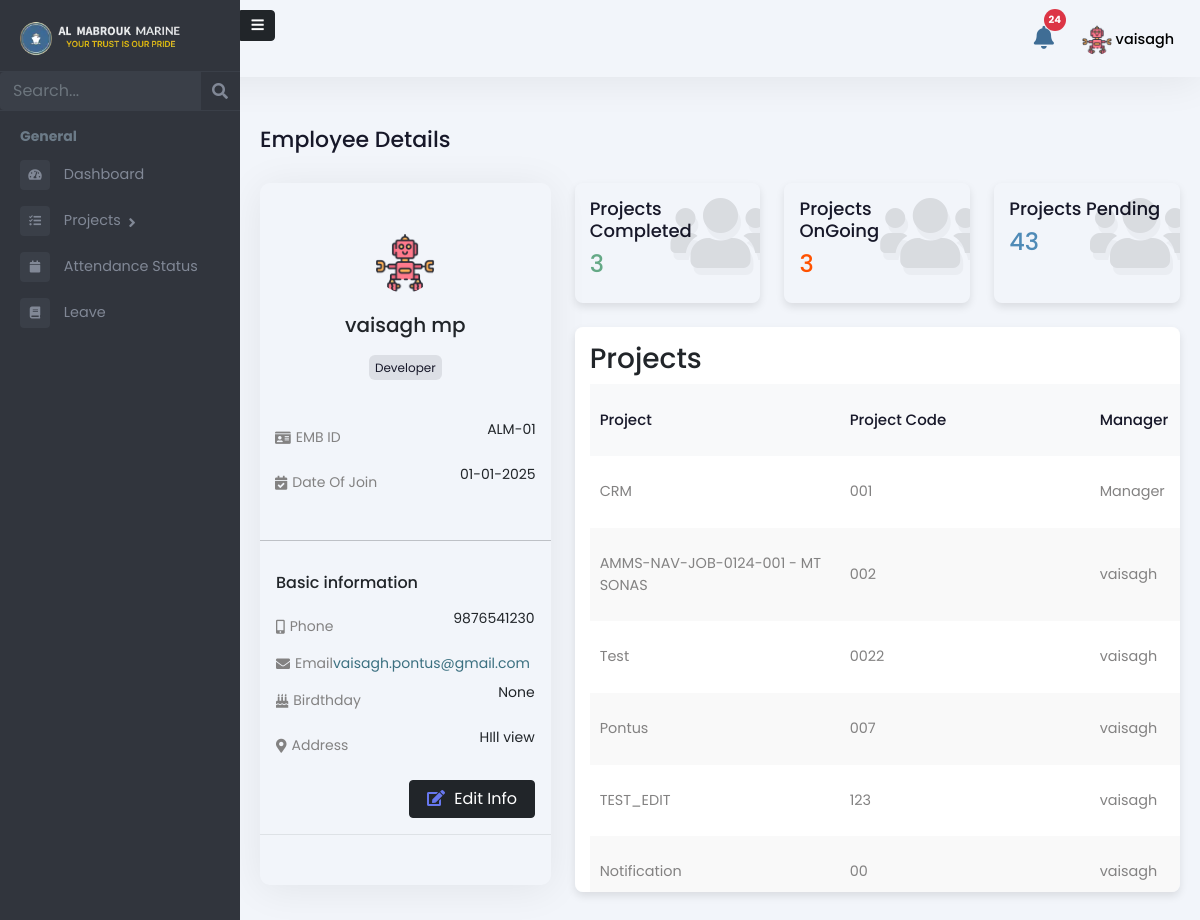
/administration/profile/ (signed in), run on the app's committed database.
### Admin/models.py (models this page shows, shortened)
class Employee(models.Model):
    user = models.OneToOneField(User, on_delete=models.CASCADE, related_name='employee_profile')
    is_employee = models.BooleanField(default=False)
    is_manager = models.BooleanField(default=False)
    is_administration = models.BooleanField(default=False)
    is_hr = models.BooleanField(default=False)
    rank = models.CharField(max_length=255, blank=True, null=True)
    salary = models.DecimalField(max_digits=10, decimal_places=2, blank=True, null=True)
    work_days = models.DecimalField(max_digits=10, decimal_places=2, default=0, blank=True)
    holidays = models.IntegerField(null=True, blank=True)
    overseas_days = models.IntegerField(default=0)
    date_of_birth = models.DateField(null=True, blank=True)
    phone_number = models.CharField(max_length=15, blank=True, null=True)
    date_of_join = models.DateField(null=True, blank=True)
    address = models.TextField(blank=True, null=True)
    profile_picture = models.ImageField(upload_to="profile_pictures/", null=True, blank=True)

class Project(models.Model):
    STATUS_CHOICES = [
        ('PENDING', 'Pending'),
        ('ASSIGN', 'Assign'),
        ('ONGOING', 'Ongoing'),
        ('HOLD', 'Hold'),
        ('CANCELLED', 'Cancelled'),
        ('COMPLETED', 'Completed'),
    ]
    CATEGORY_CHOICES = [
        ('OVERSEAS', 'Overseas'),
        ('ANCHORAGE', 'Anchorage'),
        ('HOLIDAY_WORKING', 'Holiday Working'),
        ('AT_BERTH', 'At Berth'),
    ]
    PRIORITY_CHOICES = [
        ('HIGH', 'High'),
        ('MEDIUM', 'Medium'),
        ('LOW', 'Low'),
    ]
    name = models.CharField(max_length=255)
    code = models.CharField(max_length=100, unique=True, blank=True, null=True)
    client_name = models.CharField(max_length=255, default="", blank=True)
    vessel_name = models.CharField(max_length=255, default="", blank=True)
    purchase_and_expenses = models.DecimalField(
        max_digits=12, decimal_places=2, default=0.00)
    invoice_amount = models.DecimalField(
        max_digits=12, decimal_places=2, default=0.00)
    currency_code = models.CharField(max_length=10, default="AED")
    status = models.CharField(
        max_length=100, choices=STATUS_CHOICES, default='PENDING')
    category = models.CharField(
        max_length=50, choices=CATEGORY_CHOICES, default='AT_BERTH')
    priority = models.CharField(max_length=10, choices=PRIORITY_CHOICES, default='MEDIUM')
    job_description = models.TextField(blank=True, null=True)
    manager = models.ForeignKey(
        'Employee', on_delete=models.SET_NULL, null=True, blank=True, related_name='managed_projects',
        limit_choices_to={'is_manager': True}
    )
    created_at = models.DateTimeField(auto_now_add=True)
    deadline_date = models.DateField(null=True, blank=True)
    attachment = models.FileField(upload_to='project_attachments/', blank=True, null=True)
    job_card = models.FileField(upload_to='job_cards/', blank=True, null=True)

### administration/views.py (the view)
# urls.py: path('profile/', admstrn_profile, name='admstrn_profile_view'),
@login_required
def admstrn_profile(request):
    employee = get_object_or_404(Employee, user=request.user)
    teams = employee.teams_assigned.all()
    team_member_statuses = TeamMemberStatus.objects.filter(employee=employee)
    all_projects = Project.objects.all()
    total_projects =  Project.objects.count()
    completed_projects = Project.objects.filter(status='COMPLETED').count()
    ongoing_projects = Project.objects.filter(status='ONGOING').count()
    total_pending_projects =  Project.objects.exclude(status='COMPLETED').count()
    current_year = date.today().year
    current_month = date.today().month
    total_days_in_month = monthrange(current_year, current_month)[1]
    approved_attendance_records = Attendance.objects.filter(
        employee=employee,
        status='APPROVED',
        login_time__year=current_year,
        login_time__month=current_month
    ).count()
    attendance_percentage = (approved_attendance_records / total_days_in_month) * 100 if total_days_in_month else 0
    context = {
        'role': 'Administration',
        'employee': employee,
        'teams': teams,
        'all_projects': all_projects,
        'attendance_percentage': round(attendance_percentage, 1),
        'total_projects': total_projects,
        'ongoing_projects': ongoing_projects,
        'completed_projects': completed_projects,
        'pending_projects': total_pending_projects,
    }
    return render(request, 'administration/profile.html', context)

### templates/administration/profile.html (shortened to what this page needs)
{% extends 'administration/administrationbase.html' %}{% load custom_filters %} {% load static %} {% block content %}
<div class="emply-profile-wraper">
  <div class="pg-title">
    <h1>Employee Details</h1>
  </div>
  <div class="row">
    <div class="col-lg-4">
      <div class="emp-info-wrapper">
        <div class="emp-info-hdr">
          <div class="emp-prfl-img">
            {% if employee.profile_picture %}
            <img src="{{ employee.profile_picture.url }}" alt="Employee Profile Pic">
            {% else %}
            <img src="{% static 'assets/images/user-pro.webp' %}" alt="Default Profile Pic">
            {% endif %}
          </div>
          <h5>{{ employee.user.first_name }} {{ employee.user.last_name }}</h5>
          <span>{{ employee.rank }}</span>
        </div>
        <div class="emp-details">
          <div class="d-flex align-items-center justify-content-between mb-2">
            <span class="d-inline-flex align-items-center">
              <i class="fas fa-id-card"></i>
              EMB ID
            </span>
            <p class="text-dark">ALM-0{{ employee.pk }}</p>
          </div>
          <div class="d-flex align-items-center justify-content-between mb-2">
            <span class="d-inline-flex align-items-center">
              <i class="fas fa-calendar-check"></i>
              Date Of Join
            </span>
            <p class="text-dark">
              {{ employee.date_of_join|date:"d-m-Y" }}
            </p>
          </div>
        </div>
        <hr />
        <div class="p-3 emp-basic-info border-bottom">
          <div class="d-flex align-items-center justify-content-between mb-2">
            <h6>Basic information</h6>
          </div>
          <div class="d-flex align-items-center justify-content-between mb-2">
            <span class="d-inline-flex align-items-center">
              <i class="fas fa-mobile-alt"></i>
              Phone
            </span>
            <p class="text-dark">{{ employee.phone_number }}</p>
          </div>
          <div class="d-flex align-items-center justify-content-between mb-2">
            <span class="d-inline-flex align-items-center">
              <i class="fas fa-envelope"></i>
              Email
            </span>
            <a href="maito:{{ employee.user.email }}" style="
                color: #3b7080 !important;
                font-size: 14px;
                text-decoration: none;
              " class="text-info d-inline-flex align-items-center">{{ employee.user.email }}</a>
          </div>
          <div class="d-flex align-items-center justify-content-between mb-2">
            <span class="d-inline-flex align-items-center">
              <i class="fas fa-birthday-cake"></i>
              Birdthday
            </span>
            <p class="text-dark text-end">{{ employee.date_of_birth }}</p>
          </div>
          <div class="d-flex align-items-center justify-content-between">
            <span class="d-inline-flex align-items-center">
              <i class="fas fa-map-marker-alt"></i>
              Address
            </span>
            <p class="text-dark text-end">
              {{ employee.address }}
            </p>
          </div>
          <div class="row gx-2 mt-3">
            <div class="col-6"></div>
            <div class="col-6">
              <div>
                <a href="{% url 'admstrn_update_profile' %}" class="btn btn-dark w-100"><i class="fas fa-edit"></i> Edit
                  Info</a>
              </div>
            </div>
          </div>
        </div>
      </div>
    </div>
    <div class="col-lg-8">
      <div class="emp-status-col">
        <div class="row mb-4">
          <div class="col-lg-4 col-md-4">
            <div class="status-wdgt">
              <h5>Projects Completed</h5>
              <h6 style="color: #65a986">{{ completed_projects }}</h6>
              <div class="wdgt-bg-icons"><i class="fas fa-users"></i></div>
            </div>
          </div>
          <div class="col-lg-4 col-md-4">
            <div class="status-wdgt">
              <h5>Projects OnGoing</h5>
              <h6 style="color: #ff5200">{{ ongoing_projects }}</h6>
              <div class="wdgt-bg-icons"><i class="fas fa-users"></i></div>
            </div>
          </div>
          <div class="col-lg-4 col-md-4">
            <div class="status-wdgt">
              <h5>Projects Pending</h5>
              <h6 style="color: #4f8bb7">{{ pending_projects }}</h6>
              <div class="wdgt-bg-icons"><i class="fas fa-users"></i></div>
            </div>
          </div>
        </div>
        <div class="widget-box table-wdgt mangr-prof-pro-tbl">
          <h3>Projects</h3>
          <table id="employee-prjct-table" class="employee-prjct-table">
            <thead>
              <tr>
                <th>Project</th>
                <th>Project Code</th>
                <th>Manager</th>
              </tr>
            </thead>
            <tbody>
              {% for project in all_projects %}
              <tr>
                <td><a href="#">{{ project.name }}</a></td>
                <td>{{ project.code }}</td>
                <td>{{ project.manager.user.username }}</td>
              </tr>
              {% endfor %}
            </tbody>
          </table>
        </div>
      </div>
    </div>
  </div>
</div>
{% endblock %}

### templates/administration/administrationbase.html (shortened to what this page needs)
{% load static %}
<!DOCTYPE html>
<html lang="en">
<head>
    <link rel="stylesheet" href="{% static 'assets/vendor/bootstrap/css/bootstrap.min.css' %}" />
    <link href="https://use.fontawesome.com/releases/v5.0.6/css/all.css" rel="stylesheet" />
    <link rel="stylesheet" href="{% static 'assets/css/style.css' %}" />
    <link href="https://cdn.jsdelivr.net/npm/select2@4.0.13/dist/css/select2.min.css" rel="stylesheet" />
</head>
<body>
    <header>
      <div class="mb-top-hdr">
        <div class="hdr-notification">
        <a href="#" id="open-notification-popup">
            <button type="button" class="btn btn-primary position-relative">
                <i class="fas fa-bell"></i>
                <span id="notification-count" class="position-absolute top-0 start-100 translate-middle badge rounded-pill bg-danger">
                </span>
            </button>
        </a>
    </div>
        <div class="hdr-user">
          <div class="dropdown">
            <button class="btndropdown-toggle" type="button" id="dropdownMenuButton1"
                  data-bs-toggle="dropdown" aria-expanded="false">
                  {% if request.user.employee_profile.profile_picture %}
                      <img src="{{ request.user.employee_profile.profile_picture.url }}"
                           alt="Profile Picture"
                           class="rounded-circle"
                           style="width: 30px; height: 30px; object-fit: cover;">
                  {% else %}
                      <i class="fas fa-user"></i>
                  {% endif %}
                  <span>{{ request.user.username }}</span>
              </button>
          </div>
        </div>
      </div>
      </header>
    <div class="page-wrapper chiller-theme toggled"  id="content">
        <nav id="sidebar"  class="sidebar-wrapper sidebar">
            <a id="show-sidebar"   onclick="toggleSidebar()" class="btn btn-sm btn-dark" href="#">
              <i class="fas fa-bars"></i>
            </a>
            <div class="sidebar-content">
              <div class="sidebar-brand">
                <a href="{% url 'admstrn-dashboard' %}"><img src="{% static 'assets/images/almabrouk-logo.webp' %}"
                  alt="Almabrouk Marine Logo" /></a>
              </div>
              <div class="sidebar-search">
                <form method="get" action="{% url 'admstrn_search_redirect_view' %}">
                  <div class="input-group">
                    <input
                      type="text"
                      name="search"
                      class="form-control search-menu"
                      placeholder="Search..."
                      value="{{ search_query }}"
                    />
                    <div class="input-group-append">
                      <button class="input-group-text" type="submit" style="border: none; background: none;">
                    <i class="fa fa-search" aria-hidden="true"></i>
                  </button>
                    </div>
                  </div>
                </form>
              </div>
              <div class="sidebar-menu">
                <ul>
                  <li class="header-menu">
                    <span>General</span>
                  </li>
                  <li>
                    <a href="{% url 'admstrn-dashboard' %}">
                      <i class="fa fa-tachometer-alt"></i>
                      <span>Dashboard</span>
                    </a>
                  </li>
                  <li class="sidebar-dropdown">
                    <a href="#">
                      <i class="fas fa-tasks"></i>
                      <span>Projects</span>
                    </a>
                        </li>
                      </ul>
                    </div>
                  <li>
                    <a href="{% url 'admstrn_attendance_status' %}">
                      <i class="fa fa-calendar"></i>
                      <span>Attendance Status</span>
                    </a>
                  </li>
                  <li>
                    <a href="{% url 'admstrn_apply_leave' %}">
                      <i class="fa fa-book"></i>
                      <span>Leave</span>
                    </a>
                  </li>
              </div>
            </div>
        {% block content %}
        {% endblock %}
</body>
</html>

### data on the page
Employee: profile_picture (picture), user.first_name "vaisagh", user.last_name "mp", rank "Developer", pk "1", date_of_join "01-01-2025", phone_number "9876541230", user.email "vaisagh.pontus@gmail.com", date_of_birth "None", address "HIll view"
Project: name "CRM", code "001", manager.user.username "Manager"
Project: name "AMMS-NAV-JOB-0124-001 - MT SONAS", code "002", manager.user.username "vaisagh"
Project: name "Test", code "0022", manager.user.username "vaisagh"
Project: name "Pontus", code "007", manager.user.username "vaisagh"
Project: name "TEST_EDIT", code "123", manager.user.username "vaisagh"
Project: name "Notification", code "00", manager.user.username "vaisagh"

### other printed values
{{ request.user.username }} "vaisagh"
{{ completed_projects }} "3"
{{ ongoing_projects }} "3"
{{ pending_projects }} "43"
